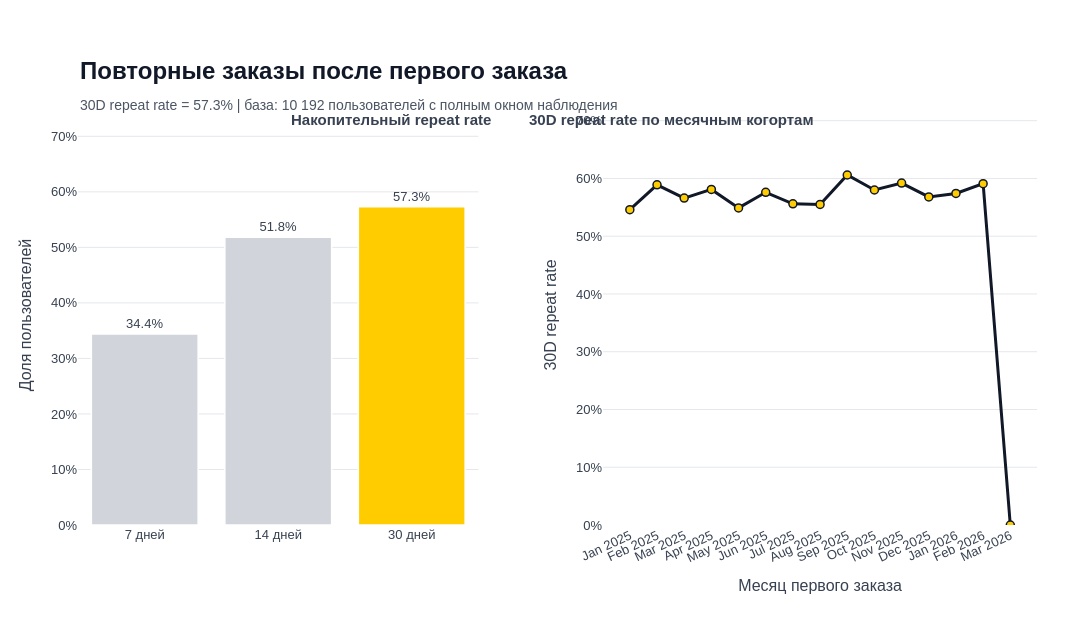

The code cell stored with this chart in its notebook:
### Code cell
main_window = 30

eligible_30 = first_orders.loc[
    first_orders['first_order_ts'] <= max_order_ts - pd.Timedelta(days=main_window)
].copy()

repeat_users_30 = repeat_orders.loc[
    repeat_orders['user_id'].isin(eligible_30['user_id'])
    & repeat_orders['days_after_first_order'].between(1, main_window),
    'user_id'
].unique()

eligible_30['has_repeat_30d'] = eligible_30['user_id'].isin(repeat_users_30)
repeat_30_rate = eligible_30['has_repeat_30d'].mean() * 100
repeat_30_users = int(eligible_30['has_repeat_30d'].sum())
eligible_30_users = eligible_30['user_id'].nunique()

monthly_repeat_30 = (
    eligible_30
    .groupby('cohort_month', as_index=False)
    .agg(
        users_base=('user_id', 'nunique'),
        repeat_users=('has_repeat_30d', 'sum'),
    )
)
monthly_repeat_30['repeat_rate_pct'] = monthly_repeat_30['repeat_users'] / monthly_repeat_30['users_base'] * 100
monthly_repeat_30['cohort_label'] = monthly_repeat_30['cohort_month'].dt.strftime('%b %Y')

summary = pd.DataFrame({
    '\u041c\u0435\u0442\u0440\u0438\u043a\u0430': ['Repeat order rate 30D', '\u041f\u043e\u0432\u0442\u043e\u0440\u0438\u0432\u0448\u0438\u0445 \u0437\u0430\u043a\u0430\u0437', '\u0411\u0430\u0437\u0430 \u0440\u0430\u0441\u0447\u0435\u0442\u0430'],
    '\u0417\u043d\u0430\u0447\u0435\u043d\u0438\u0435': [
        f'{repeat_30_rate:.1f}%',
        f'{repeat_30_users:,}'.replace(',', ' '),
        f'{eligible_30_users:,}'.replace(',', ' '),
    ],
})
display(summary)

fig = make_subplots(
    rows=1,
    cols=2,
    column_widths=[0.48, 0.52],
    horizontal_spacing=0.13,
)

window_labels = repeat_by_window['window_days'].map(lambda day: f'{int(day)} \u0434\u043d\u0435\u0439')
window_values = repeat_by_window['repeat_rate_pct'].round(1)
window_colors = ['#D1D5DB' if day != main_window else '#FFCC00' for day in repeat_by_window['window_days']]

fig.add_trace(
    go.Bar(
        x=window_labels,
        y=window_values,
        marker=dict(color=window_colors, line=dict(color='white', width=1.5)),
        text=[f'{value:.1f}%' for value in window_values],
        textposition='outside',
        cliponaxis=False,
        hovertemplate='%{x}<br>Repeat rate: %{y:.1f}%<extra></extra>',
        showlegend=False,
    ),
    row=1,
    col=1,
)

fig.add_trace(
    go.Scatter(
        x=monthly_repeat_30['cohort_label'],
        y=monthly_repeat_30['repeat_rate_pct'].round(1),
        mode='lines+markers',
        line=dict(color='#111827', width=3),
        marker=dict(size=8, color='#FFCC00', line=dict(color='#111827', width=1.5)),
        text=[f"n={int(n):,}".replace(',', ' ') for n in monthly_repeat_30['users_base']],
        hovertemplate='\u041a\u043e\u0433\u043e\u0440\u0442\u0430: %{x}<br>30D repeat rate: %{y:.1f}%<br>%{text}<extra></extra>',
        showlegend=False,
    ),
    row=1,
    col=2,
)

fig.add_annotation(
    xref='paper',
    yref='paper',
    x=0.00,
    y=1.12,
    text=f'<b>\u041f\u043e\u0432\u0442\u043e\u0440\u043d\u044b\u0435 \u0437\u0430\u043a\u0430\u0437\u044b \u043f\u043e\u0441\u043b\u0435 \u043f\u0435\u0440\u0432\u043e\u0433\u043e \u0437\u0430\u043a\u0430\u0437\u0430</b><br><span style="font-size:14px;color:#4B5563">30D repeat rate = {repeat_30_rate:.1f}% | \u0431\u0430\u0437\u0430: {eligible_30_users:,} \u043f\u043e\u043b\u044c\u0437\u043e\u0432\u0430\u0442\u0435\u043b\u0435\u0439 \u0441 \u043f\u043e\u043b\u043d\u044b\u043c \u043e\u043a\u043d\u043e\u043c \u043d\u0430\u0431\u043b\u044e\u0434\u0435\u043d\u0438\u044f</span>'.replace(',', ' '),
    showarrow=False,
    align='left',
    font=dict(size=24, color='#111827'),
)
fig.add_annotation(
    xref='paper',
    yref='paper',
    x=0.22,
    y=0.99,
    text='<b>\u041d\u0430\u043a\u043e\u043f\u0438\u0442\u0435\u043b\u044c\u043d\u044b\u0439 repeat rate</b>',
    showarrow=False,
    font=dict(size=15, color='#374151'),
)
fig.add_annotation(
    xref='paper',
    yref='paper',
    x=0.77,
    y=0.99,
    text='<b>30D repeat rate \u043f\u043e \u043c\u0435\u0441\u044f\u0447\u043d\u044b\u043c \u043a\u043e\u0433\u043e\u0440\u0442\u0430\u043c</b>',
    showarrow=False,
    font=dict(size=15, color='#374151'),
)

fig.update_layout(
    template='plotly_white',
    width=1120,
    height=620,
    margin=dict(l=78, r=55, t=105, b=95),
    paper_bgcolor='white',
    plot_bgcolor='white',
    font=dict(family='Arial, sans-serif', size=13, color='#374151'),
)

fig.update_xaxes(title='', showgrid=False, zeroline=False, row=1, col=1)
fig.update_yaxes(
    title='\u0414\u043e\u043b\u044f \u043f\u043e\u043b\u044c\u0437\u043e\u0432\u0430\u0442\u0435\u043b\u0435\u0439',
    ticksuffix='%',
    range=[0, max(15, float(window_values.max()) * 1.32)],
    gridcolor='#E5E7EB',
    zeroline=False,
    row=1,
    col=1,
)
fig.update_xaxes(title='\u041c\u0435\u0441\u044f\u0446 \u043f\u0435\u0440\u0432\u043e\u0433\u043e \u0437\u0430\u043a\u0430\u0437\u0430', showgrid=False, zeroline=False, tickangle=-25, row=1, col=2)
fig.update_yaxes(
    title='30D repeat rate',
    ticksuffix='%',
    range=[0, max(15, float(monthly_repeat_30['repeat_rate_pct'].max()) * 1.20)],
    gridcolor='#E5E7EB',
    zeroline=False,
    row=1,
    col=2,
)

fig.show()

### Figure 1 — Plotly figure (JSON) as saved in the notebook; plotly's stock layout.template omitted (floating-point values rounded to 4 significant figures)
{"data": [{"cliponaxis": false, "hovertemplate": "%{x}<br>Repeat rate: %{y:.1f}%<extra></extra>", "marker": {"color": ["#D1D5DB", "#D1D5DB", "#FFCC00"], "line": {"color": "white", "width": 1.5}}, "showlegend": false, "text": ["34.4%", "51.8%", "57.3%"], "textposition": "outside", "type": "bar", "x": ["7 дней", "14 дней", "30 дней"], "xaxis": "x", "y": [34.4, 51.8, 57.3], "yaxis": "y"}, {"hovertemplate": "Когорта: %{x}<br>30D repeat rate: %{y:.1f}%<br>%{text}<extra></extra>", "line": {"color": "#111827", "width": 3}, "marker": {"color": "#FFCC00", "line": {"color": "#111827", "width": 1.5}, "size": 8}, "mode": "lines+markers", "showlegend": false, "text": ["n=639", "n=681", "n=845", "n=733", "n=758", "n=754", "n=748", "n=780", "n=769", "n=810", "n=726", "n=770", "n=740", "n=438", "n=1"], "type": "scatter", "x": ["Jan 2025", "Feb 2025", "Mar 2025", "Apr 2025", "May 2025", "Jun 2025", "Jul 2025", "Aug 2025", "Sep 2025", "Oct 2025", "Nov 2025", "Dec 2025", "Jan 2026", "Feb 2026", "Mar 2026"], "xaxis": "x2", "y": [54.6, 58.9, 56.6, 58.1, 54.9, 57.6, 55.6, 55.5, 60.6, 58.0, 59.2, 56.8, 57.4, 59.1, 0.0], "yaxis": "y2"}], "layout": {"annotations": [{"align": "left", "font": {"color": "#111827", "size": 24}, "showarrow": false, "text": "<b>Повторные заказы после первого заказа</b><br><span style=\"font-size:14px;color:#4B5563\">30D repeat rate = 57.3% | база: 10 192 пользователей с полным окном наблюдения</span>", "x": 0.0, "xref": "paper", "y": 1.12, "yref": "paper"}, {"font": {"color": "#374151", "size": 15}, "showarrow": false, "text": "<b>Накопительный repeat rate</b>", "x": 0.22, "xref": "paper", "y": 0.99, "yref": "paper"}, {"font": {"color": "#374151", "size": 15}, "showarrow": false, "text": "<b>30D repeat rate по месячным когортам</b>", "x": 0.77, "xref": "paper", "y": 0.99, "yref": "paper"}], "font": {"color": "#374151", "family": "Arial, sans-serif", "size": 13}, "height": 620, "margin": {"b": 95, "l": 78, "r": 55, "t": 105}, "paper_bgcolor": "white", "plot_bgcolor": "white", "width": 1120, "xaxis": {"anchor": "y", "domain": [0.0, 0.4176], "showgrid": false, "title": {"text": ""}, "zeroline": false}, "xaxis2": {"anchor": "y2", "domain": [0.5476, 1.0], "showgrid": false, "tickangle": -25, "title": {"text": "Месяц первого заказа"}, "zeroline": false}, "yaxis": {"anchor": "x", "domain": [0.0, 1.0], "gridcolor": "#E5E7EB", "range": [0, 75.64], "ticksuffix": "%", "title": {"text": "Доля пользователей"}, "zeroline": false}, "yaxis2": {"anchor": "x2", "domain": [0.0, 1.0], "gridcolor": "#E5E7EB", "range": [0, 72.72], "ticksuffix": "%", "title": {"text": "30D repeat rate"}, "zeroline": false}}}
